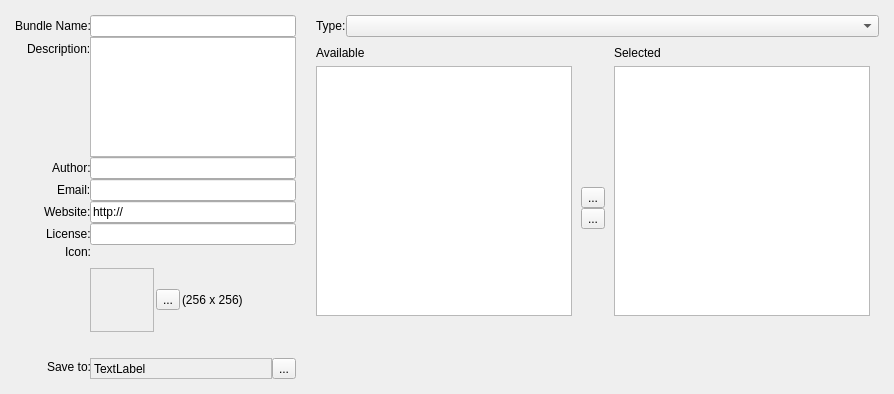
<?xml version="1.0" encoding="UTF-8"?>
<ui version="4.0">
 <class>WdgDlgCreateBundle</class>
 <widget class="QWidget" name="WdgDlgCreateBundle">
  <property name="geometry">
   <rect>
    <x>0</x>
    <y>0</y>
    <width>894</width>
    <height>394</height>
   </rect>
  </property>
  <property name="sizePolicy">
   <sizepolicy hsizetype="Maximum" vsizetype="Preferred">
    <horstretch>0</horstretch>
    <verstretch>0</verstretch>
   </sizepolicy>
  </property>
  <property name="windowTitle">
   <string>New Bundle...</string>
  </property>
  <property name="windowOpacity">
   <double>1.000000000000000</double>
  </property>
  <layout class="QGridLayout" name="gridLayout_3">
   <property name="leftMargin">
    <number>15</number>
   </property>
   <property name="topMargin">
    <number>15</number>
   </property>
   <property name="rightMargin">
    <number>15</number>
   </property>
   <property name="bottomMargin">
    <number>15</number>
   </property>
   <property name="horizontalSpacing">
    <number>20</number>
   </property>
   <item row="0" column="1">
    <layout class="QGridLayout" name="gridLayout_4">
     <item row="0" column="0">
      <layout class="QHBoxLayout" name="horizontalLayout_2">
       <item>
        <widget class="QLabel" name="label_3">
         <property name="text">
          <string>Type:</string>
         </property>
        </widget>
       </item>
       <item>
        <widget class="QComboBox" name="cmbResourceTypes">
         <property name="sizePolicy">
          <sizepolicy hsizetype="MinimumExpanding" vsizetype="Fixed">
           <horstretch>0</horstretch>
           <verstretch>0</verstretch>
          </sizepolicy>
         </property>
         <property name="insertPolicy">
          <enum>QComboBox::InsertAlphabetically</enum>
         </property>
        </widget>
       </item>
      </layout>
     </item>
     <item row="1" column="0">
      <layout class="QHBoxLayout" name="horizontalLayout_3">
       <item>
        <widget class="QWidget" name="wdgAvailablePage">
         <property name="sizePolicy">
          <sizepolicy hsizetype="MinimumExpanding" vsizetype="MinimumExpanding">
           <horstretch>0</horstretch>
           <verstretch>0</verstretch>
          </sizepolicy>
         </property>
         <layout class="QGridLayout" name="gridLayout">
          <property name="leftMargin">
           <number>0</number>
          </property>
          <item row="1" column="1">
           <widget class="QListWidget" name="tableAvailable">
            <property name="minimumSize">
             <size>
              <width>0</width>
              <height>250</height>
             </size>
            </property>
            <property name="spacing">
             <number>2</number>
            </property>
           </widget>
          </item>
          <item row="0" column="1">
           <widget class="QLabel" name="label_4">
            <property name="text">
             <string>Available</string>
            </property>
           </widget>
          </item>
          <item row="2" column="1">
           <spacer name="verticalSpacer">
            <property name="orientation">
             <enum>Qt::Vertical</enum>
            </property>
            <property name="sizeHint" stdset="0">
             <size>
              <width>20</width>
              <height>40</height>
             </size>
            </property>
           </spacer>
          </item>
         </layout>
        </widget>
       </item>
       <item>
        <layout class="QVBoxLayout" name="verticalLayout">
         <item>
          <spacer name="verticalSpacer_4">
           <property name="orientation">
            <enum>Qt::Vertical</enum>
           </property>
           <property name="sizeHint" stdset="0">
            <size>
             <width>20</width>
             <height>40</height>
            </size>
           </property>
          </spacer>
         </item>
         <item>
          <widget class="QToolButton" name="bnAdd">
           <property name="text">
            <string>...</string>
           </property>
          </widget>
         </item>
         <item>
          <widget class="QToolButton" name="bnRemove">
           <property name="text">
            <string>...</string>
           </property>
          </widget>
         </item>
         <item>
          <spacer name="verticalSpacer_3">
           <property name="orientation">
            <enum>Qt::Vertical</enum>
           </property>
           <property name="sizeHint" stdset="0">
            <size>
             <width>20</width>
             <height>40</height>
            </size>
           </property>
          </spacer>
         </item>
        </layout>
       </item>
       <item>
        <widget class="QWidget" name="wdgSelectedPage">
         <property name="sizePolicy">
          <sizepolicy hsizetype="MinimumExpanding" vsizetype="MinimumExpanding">
           <horstretch>0</horstretch>
           <verstretch>0</verstretch>
          </sizepolicy>
         </property>
         <layout class="QGridLayout" name="gridLayout_2">
          <item row="1" column="0">
           <widget class="QListWidget" name="tableSelected">
            <property name="minimumSize">
             <size>
              <width>0</width>
              <height>250</height>
             </size>
            </property>
            <property name="spacing">
             <number>2</number>
            </property>
           </widget>
          </item>
          <item row="0" column="0">
           <widget class="QLabel" name="label_6">
            <property name="text">
             <string>Selected</string>
            </property>
           </widget>
          </item>
          <item row="2" column="0">
           <spacer name="verticalSpacer_2">
            <property name="orientation">
             <enum>Qt::Vertical</enum>
            </property>
            <property name="sizeHint" stdset="0">
             <size>
              <width>20</width>
              <height>40</height>
             </size>
            </property>
           </spacer>
          </item>
         </layout>
        </widget>
       </item>
      </layout>
     </item>
    </layout>
   </item>
   <item row="0" column="0">
    <layout class="QFormLayout" name="formLayout">
     <property name="fieldGrowthPolicy">
      <enum>QFormLayout::AllNonFixedFieldsGrow</enum>
     </property>
     <property name="labelAlignment">
      <set>Qt::AlignRight|Qt::AlignTop|Qt::AlignTrailing</set>
     </property>
     <item row="0" column="0">
      <widget class="QLabel" name="bundleName">
       <property name="text">
        <string>Bundle Name:</string>
       </property>
      </widget>
     </item>
     <item row="0" column="1">
      <widget class="QLineEdit" name="editBundleName"/>
     </item>
     <item row="1" column="0">
      <widget class="QLabel" name="description">
       <property name="text">
        <string>Description:</string>
       </property>
      </widget>
     </item>
     <item row="1" column="1">
      <widget class="QPlainTextEdit" name="editDescription">
       <property name="maximumSize">
        <size>
         <width>16777215</width>
         <height>120</height>
        </size>
       </property>
      </widget>
     </item>
     <item row="3" column="0">
      <widget class="QLabel" name="author">
       <property name="text">
        <string>Author:</string>
       </property>
       <property name="scaledContents">
        <bool>false</bool>
       </property>
       <property name="alignment">
        <set>Qt::AlignLeading|Qt::AlignLeft|Qt::AlignVCenter</set>
       </property>
      </widget>
     </item>
     <item row="3" column="1">
      <widget class="QLineEdit" name="editAuthor">
       <property name="text">
        <string/>
       </property>
      </widget>
     </item>
     <item row="4" column="0">
      <widget class="QLabel" name="label">
       <property name="text">
        <string>Email:</string>
       </property>
      </widget>
     </item>
     <item row="4" column="1">
      <widget class="QLineEdit" name="editEmail"/>
     </item>
     <item row="5" column="0">
      <widget class="QLabel" name="website">
       <property name="text">
        <string>Website:</string>
       </property>
      </widget>
     </item>
     <item row="5" column="1">
      <widget class="QLineEdit" name="editWebsite">
       <property name="text">
        <string>http://</string>
       </property>
      </widget>
     </item>
     <item row="6" column="0">
      <widget class="QLabel" name="license">
       <property name="text">
        <string>License:</string>
       </property>
      </widget>
     </item>
     <item row="6" column="1">
      <widget class="QLineEdit" name="editLicense">
       <property name="text">
        <string/>
       </property>
      </widget>
     </item>
     <item row="9" column="0">
      <widget class="QLabel" name="label_2">
       <property name="text">
        <string>Save to:</string>
       </property>
      </widget>
     </item>
     <item row="9" column="1">
      <layout class="QHBoxLayout" name="horizontalLayout">
       <property name="topMargin">
        <number>3</number>
       </property>
       <item>
        <widget class="QLabel" name="lblSaveLocation">
         <property name="sizePolicy">
          <sizepolicy hsizetype="MinimumExpanding" vsizetype="Minimum">
           <horstretch>0</horstretch>
           <verstretch>0</verstretch>
          </sizepolicy>
         </property>
         <property name="minimumSize">
          <size>
           <width>0</width>
           <height>20</height>
          </size>
         </property>
         <property name="maximumSize">
          <size>
           <width>16777215</width>
           <height>25</height>
          </size>
         </property>
         <property name="frameShape">
          <enum>QFrame::StyledPanel</enum>
         </property>
         <property name="frameShadow">
          <enum>QFrame::Sunken</enum>
         </property>
         <property name="text">
          <string>TextLabel</string>
         </property>
         <property name="alignment">
          <set>Qt::AlignLeading|Qt::AlignLeft|Qt::AlignVCenter</set>
         </property>
         <property name="margin">
          <number>0</number>
         </property>
        </widget>
       </item>
       <item>
        <widget class="QToolButton" name="bnSelectSaveLocation">
         <property name="text">
          <string>...</string>
         </property>
        </widget>
       </item>
      </layout>
     </item>
     <item row="7" column="0">
      <widget class="QLabel" name="label_5">
       <property name="minimumSize">
        <size>
         <width>0</width>
         <height>0</height>
        </size>
       </property>
       <property name="text">
        <string>Icon:</string>
       </property>
       <property name="alignment">
        <set>Qt::AlignLeading|Qt::AlignLeft|Qt::AlignTop</set>
       </property>
      </widget>
     </item>
     <item row="7" column="1">
      <layout class="QHBoxLayout" name="horizontalLayout_4">
       <property name="spacing">
        <number>2</number>
       </property>
       <property name="topMargin">
        <number>0</number>
       </property>
       <property name="bottomMargin">
        <number>0</number>
       </property>
       <item>
        <widget class="QLabel" name="lblPreview">
         <property name="sizePolicy">
          <sizepolicy hsizetype="Fixed" vsizetype="Fixed">
           <horstretch>0</horstretch>
           <verstretch>0</verstretch>
          </sizepolicy>
         </property>
         <property name="minimumSize">
          <size>
           <width>64</width>
           <height>64</height>
          </size>
         </property>
         <property name="maximumSize">
          <size>
           <width>64</width>
           <height>64</height>
          </size>
         </property>
         <property name="baseSize">
          <size>
           <width>0</width>
           <height>0</height>
          </size>
         </property>
         <property name="frameShape">
          <enum>QFrame::StyledPanel</enum>
         </property>
         <property name="frameShadow">
          <enum>QFrame::Sunken</enum>
         </property>
         <property name="text">
          <string/>
         </property>
        </widget>
       </item>
       <item>
        <widget class="QToolButton" name="bnGetPreview">
         <property name="sizePolicy">
          <sizepolicy hsizetype="Fixed" vsizetype="Fixed">
           <horstretch>0</horstretch>
           <verstretch>0</verstretch>
          </sizepolicy>
         </property>
         <property name="text">
          <string>...</string>
         </property>
        </widget>
       </item>
       <item>
        <widget class="QLabel" name="label_7">
         <property name="text">
          <string>(256 x 256)</string>
         </property>
        </widget>
       </item>
       <item>
        <spacer name="horizontalSpacer">
         <property name="orientation">
          <enum>Qt::Horizontal</enum>
         </property>
         <property name="sizeHint" stdset="0">
          <size>
           <width>40</width>
           <height>20</height>
          </size>
         </property>
        </spacer>
       </item>
      </layout>
     </item>
    </layout>
   </item>
  </layout>
 </widget>
 <resources/>
 <connections/>
</ui>
